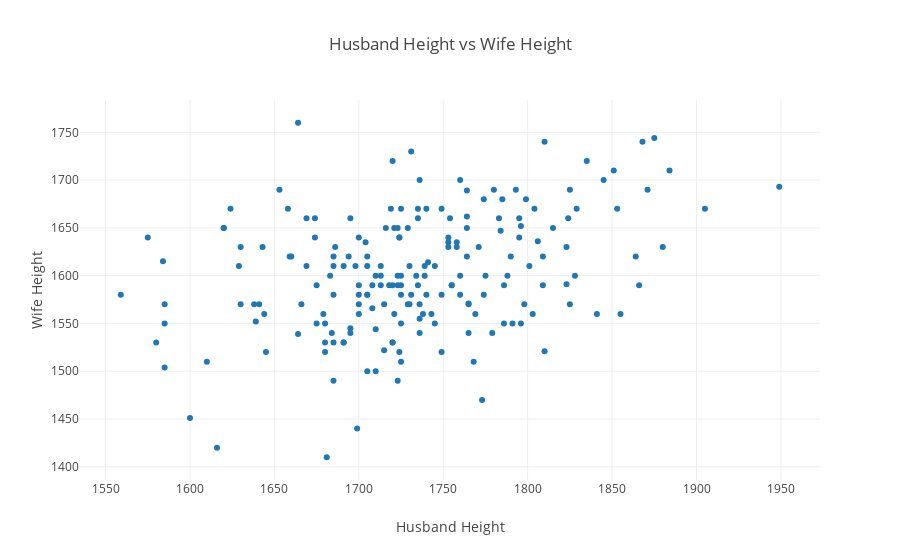

This figure's notebook cell:
### Code cell
# Do the same using plotly
trace = go.Scatter(
    x = hw_df["Ht_Husband"],
    y = hw_df["Ht_Wife"],
    mode = 'markers'
)

layout= go.Layout(
    title= 'Husband Height vs Wife Height',
    xaxis= dict(
        title= 'Husband Height',
    ),
    yaxis=dict(
        title= 'Wife Height',
    ),
    showlegend= False
)

fig= go.Figure(data=[trace], layout=layout)
iplot(fig)

### Figure 1 — Plotly figure (JSON) as saved in the notebook; plotly's stock layout.template omitted (floating-point values rounded to 4 significant figures; data arrays with more than 128 entries replaced by an {"elided": "..."} marker saying what was removed)
{"data": [{"mode": "markers", "type": "scatter", "x": {"elided": "199 int values"}, "y": {"elided": "199 int values"}}], "layout": {"showlegend": false, "title": "Husband Height vs Wife Height", "xaxis": {"title": "Husband Height"}, "yaxis": {"title": "Wife Height"}}}
